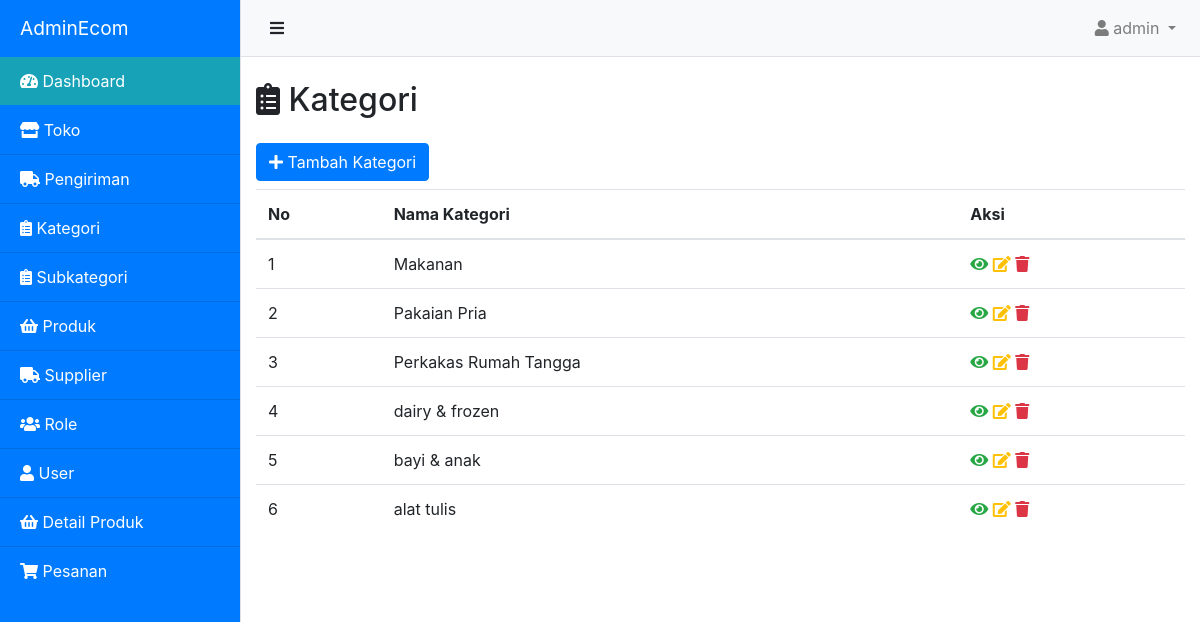
The app's page /admin/dashboard.php?module=kategori&page=daftar-kategori (signed in) with its own data.
### tables this page shows
CREATE TABLE `kategori` (
  `id` int(11) NOT NULL,
  `nama_kategori` varchar(100) NOT NULL
);

### model/koneksi.php (called while the page is built, shortened)
<?php
class Koneksi {
    private $conn;
    private $host = 'localhost';
    private $user = 'root';
    private $pass = '';
    private $dbname = 'adminecom';
    public function __construct()
    {
        $this->conn = new mysqli($this->host, $this->user, $this->pass, $this->dbname);
    }
    public function getConnection()
    {
        return $this->conn;
    }
}

### model/Kategori.php (called while the page is built, shortened)
<?php
require_once 'koneksi.php';
class Kategori extends Koneksi
{
    private $conn;
    public function __construct()
    {
        $this->conn = $this->getConnection();
    }
    public function getAll()
    {
        $query = "SELECT * FROM kategori ORDER BY id DESC";
        $result = $this->conn->query($query);
        $data = array();
        if($result->num_rows > 0){
            while($row = $result->fetch_assoc()){
                $data[] = $row;
            }
        }
        return $data;
    }
}

### admin/page/kategori/daftar-kategori.php (the view)
<h2 class="mt-4 mb-4"><i class="fas fa-clipboard-list"></i> Kategori</h2>
<button type="button" class="btn btn-primary mb-2" onclick="window.location.href='dashboard.php?module=kategori&page=tambah-kategori'"><i class="fas fa-plus"></i> Tambah Kategori</button>
<div class="row">
    <div class="col">
        <table class="table table-hover">
            <thead>
                <tr>
                    <th>No</th>
                    <th>Nama Kategori</th>
                    <th>Aksi</th>
                </tr>
            </thead>
            <tbody>
                <?php
                    require_once('../model/Kategori.php');
                    $kategori = new Kategori();
                    $kategoris = $kategori->getAll();
                    $no = 1;
                    foreach ($kategoris as $row) :
                ?>
                <tr>
                    <td><?= $no++ ?></td>
                    <td><?= $row['nama_kategori'] ?></td>
                    <td>
                        <a href="#"><i class="fa fa-eye text-success"></i></a>
                        <a href="dashboard.php?module=kategori&page=edit-kategori&id=<?= $row['id'] ?>"><i class="fa fa-edit text-warning"></i></a>
                        <a href="page/kategori/deleteKategori.php?id=<?= $row['id'] ?>"><i class="fa fa-trash text-danger"></i></a>
                    </td>
                </tr>
                <?php endforeach; ?>
            </tbody>
        </table>
    </div>
</div>

### assets/css/simple-sidebar.css (style rules this page uses)
body { overflow-x: hidden; }

### records on screen
kategori: nama_kategori "Makanan"
kategori: nama_kategori "Pakaian Pria"
kategori: nama_kategori "Perkakas Rumah Tangga"
kategori: nama_kategori "dairy & frozen"
kategori: nama_kategori "bayi & anak"
kategori: nama_kategori "alat tulis"

### other values on screen
$username "admin"
